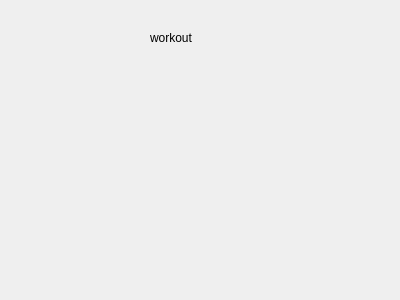
<?xml version="1.0" encoding="UTF-8"?>
<ui version="4.0">
 <class>WorkoutsView</class>
 <widget class="QWidget" name="WorkoutsView">
  <property name="geometry">
   <rect>
    <x>0</x>
    <y>0</y>
    <width>400</width>
    <height>300</height>
   </rect>
  </property>
  <property name="windowTitle">
   <string>Form</string>
  </property>
  <widget class="QLabel" name="label">
   <property name="geometry">
    <rect>
     <x>150</x>
     <y>30</y>
     <width>49</width>
     <height>16</height>
    </rect>
   </property>
   <property name="text">
    <string>workout</string>
   </property>
  </widget>
 </widget>
 <resources/>
 <connections/>
</ui>
